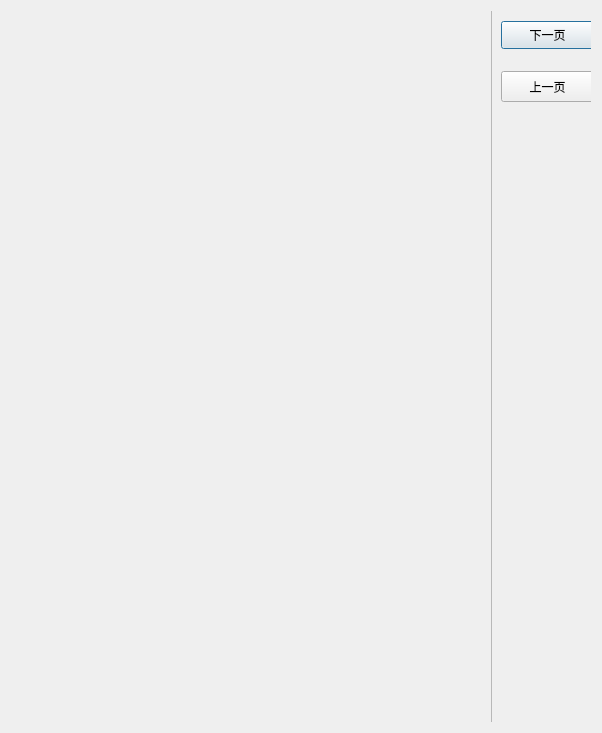
<?xml version="1.0" encoding="UTF-8"?>
<ui version="4.0">
 <class>show_pdf</class>
 <widget class="QDialog" name="show_pdf">
  <property name="geometry">
   <rect>
    <x>0</x>
    <y>0</y>
    <width>602</width>
    <height>733</height>
   </rect>
  </property>
  <property name="windowTitle">
   <string>Dialog</string>
  </property>
  <layout class="QHBoxLayout" name="horizontalLayout">
   <item>
    <widget class="QWidget" name="twg_pdf" native="true">
     <widget class="QScrollArea" name="scrollArea">
      <property name="geometry">
       <rect>
        <x>-10</x>
        <y>-10</y>
        <width>491</width>
        <height>751</height>
       </rect>
      </property>
      <property name="widgetResizable">
       <bool>true</bool>
      </property>
      <widget class="QWidget" name="scw_show">
       <property name="geometry">
        <rect>
         <x>0</x>
         <y>0</y>
         <width>489</width>
         <height>749</height>
        </rect>
       </property>
      </widget>
     </widget>
     <widget class="QPushButton" name="pb_next">
      <property name="geometry">
       <rect>
        <x>490</x>
        <y>10</y>
        <width>93</width>
        <height>28</height>
       </rect>
      </property>
      <property name="baseSize">
       <size>
        <width>2</width>
        <height>0</height>
       </size>
      </property>
      <property name="text">
       <string>下一页</string>
      </property>
     </widget>
     <widget class="QPushButton" name="pb_pre">
      <property name="geometry">
       <rect>
        <x>490</x>
        <y>60</y>
        <width>93</width>
        <height>31</height>
       </rect>
      </property>
      <property name="text">
       <string>上一页</string>
      </property>
     </widget>
    </widget>
   </item>
  </layout>
 </widget>
 <resources/>
 <connections/>
</ui>
